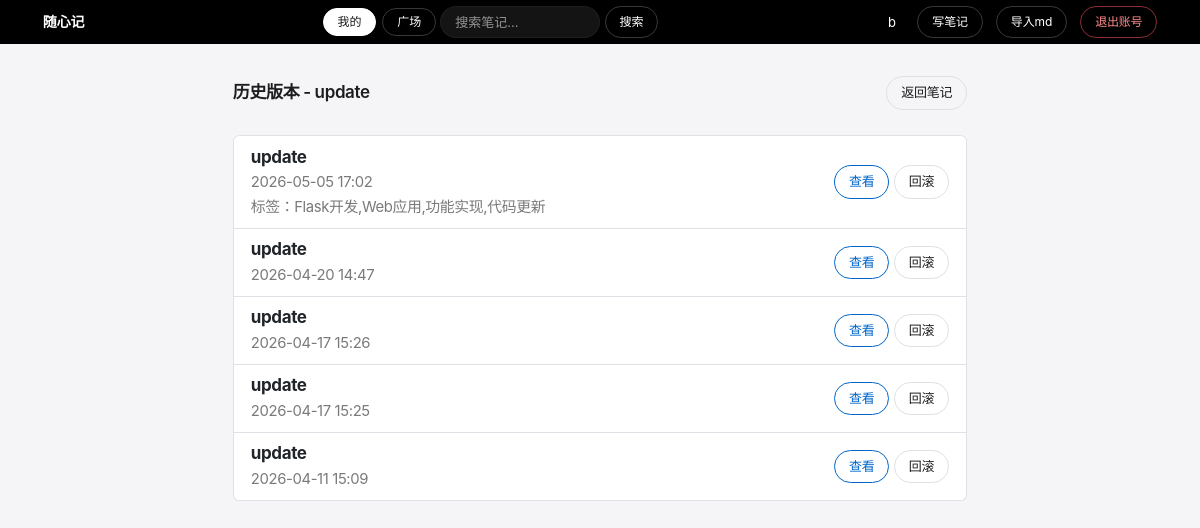
Page /notes/9/history (signed in) on the committed database.
### app.py (models this page shows)
class User(UserMixin, db.Model):
    id       = db.Column(db.Integer, primary_key=True)
    username = db.Column(db.String(80), unique=True, nullable=False)
    password = db.Column(db.String(200), nullable=False)
    notes    = db.relationship('Note', backref='author', lazy=True)
    comments = db.relationship('Comment', backref='author', lazy=True)

class Note(db.Model):
    id         = db.Column(db.Integer, primary_key=True)
    title      = db.Column(db.String(200), nullable=False)
    content    = db.Column(db.Text, nullable=False)
    created_at = db.Column(db.DateTime, default=datetime.utcnow)
    updated_at = db.Column(db.DateTime, default=datetime.utcnow)  # 手动在 edit 时刷新
    user_id    = db.Column(db.Integer, db.ForeignKey('user.id'), nullable=False)
    folder_id  = db.Column(db.Integer, db.ForeignKey('folder.id'), nullable=True)
    is_public  = db.Column(db.Boolean, default=False)
    is_deleted = db.Column(db.Boolean, default=False)
    deleted_at = db.Column(db.DateTime, nullable=True)
    tags       = db.relationship('Tag', secondary=note_tags, backref='notes')
    comments   = db.relationship('Comment', backref='note', lazy=True, order_by='Comment.created_at.desc()', cascade='all, delete-orphan')
    versions   = db.relationship('NoteVersion', backref='note', lazy=True, order_by='NoteVersion.created_at.desc()', cascade='all, delete-orphan')

class NoteVersion(db.Model):
    id            = db.Column(db.Integer, primary_key=True)
    note_id       = db.Column(db.Integer, db.ForeignKey('note.id'), nullable=False)
    title         = db.Column(db.String(200), nullable=False)
    content       = db.Column(db.Text, nullable=False)
    tags_snapshot = db.Column(db.Text, nullable=True)
    created_at    = db.Column(db.DateTime, default=datetime.utcnow)

### app.py (the view)
@app.route('/notes/<int:note_id>/history')
@login_required
def note_history(note_id):
    note = get_or_404(Note, note_id)
    versions = NoteVersion.query.filter_by(note_id=note_id).order_by(NoteVersion.created_at.desc()).all()
    return render_template('note_history.html', note=note, versions=versions)

### app.py (called while the page is built)
@app.template_filter('local_time')
def local_time(dt):
    if dt is None:
        return ''
    beijing = timezone(timedelta(hours=8))
    return dt.replace(tzinfo=timezone.utc).astimezone(beijing).strftime('%Y-%m-%d %H:%M')

def get_or_404(model, pk):
    obj = db.session.get(model, pk)
    if obj is None:
        from flask import abort
        abort(404)
    return obj

@login_manager.user_loader
def load_user(user_id):
    return db.session.get(User, int(user_id))

### templates/note_history.html (shortened to what this page needs)
{% extends 'base.html' %}
{% block content %}
<div class="row justify-content-center">
    <div class="col-md-8">
        <div class="d-flex justify-content-between align-items-center mb-4">
            <h5 class="mb-0">历史版本 - {{ note.title }}</h5>
            <a href="/notes/{{ note.id }}" class="btn btn-sm btn-outline-secondary">返回笔记</a>
        </div>
        {% if versions %}
        <div class="list-group">
            {% for v in versions %}
            <div class="list-group-item list-group-item-action d-flex justify-content-between align-items-center">
                <div>
                    <strong>{{ v.title }}</strong>
                    <br>
                    <small class="text-muted">{{ v.created_at | local_time }}</small>
                    {% if v.tags_snapshot %}
                    <br>
                    <small class="text-muted">标签：{{ v.tags_snapshot }}</small>
                    {% endif %}
                </div>
                <div class="d-flex gap-1">
                    <a href="/notes/{{ note.id }}/history/{{ v.id }}" class="btn btn-sm btn-outline-primary">查看</a>
                    <form method="POST" action="/notes/{{ note.id }}/history/{{ v.id }}/rollback"
                          data-confirm="回滚到此版本？当前内容将保存为新版本。">
                        <button type="submit" class="btn btn-sm btn-outline-warning">回滚</button>
                    </form>
                </div>
            </div>
            {% endfor %}
        </div>
        {% else %}
        <div class="card p-4 text-center text-muted">
            <p>暂无历史版本</p>
            <p class="small">编辑笔记后会自动保存历史版本</p>
        </div>
        {% endif %}
    </div>
</div>
{% endblock %}

### templates/base.html (shortened to what this page needs)
<!DOCTYPE html>
<html>
<head>
    <link href="https://cdn.jsdelivr.net/npm/bootstrap@5.3.0/dist/css/bootstrap.min.css" rel="stylesheet">
    <link rel="stylesheet" href="https://cdn.jsdelivr.net/npm/easymde/dist/easymde.min.css">
</head>
<body>
    <nav class="navbar navbar-dark mb-4">
        <div class="container">
            <a class="navbar-brand fw-bold" href="/">随心记</a>
            {% if current_user.is_authenticated %}
            <form class="d-flex align-items-center me-2" method="GET" action="/search" id="navSearchForm">
                <div class="btn-group btn-group-sm me-1" role="group">
                    <label class="btn btn-outline-light" for="nav-scope-mine">我的</label>
                    <label class="btn btn-outline-light" for="nav-scope-plaza">广场</label>
                </div>
                <input type="text" name="q" class="form-control form-control-sm me-1" placeholder="搜索笔记..."
                    style="width:160px">
                <button type="submit" class="btn btn-sm btn-outline-light">搜索</button>
            </form>
            <div>
                <a href="/profile" class="text-white text-decoration-none me-3">{{ current_user.username }}</a>
                <a href="/notes/new" class="btn btn-sm btn-outline-light me-2">写笔记</a>
                <form method="POST" action="/notes/import" enctype="multipart/form-data" class="d-inline">
                    <label class="btn btn-sm btn-outline-light me-2">
                        导入md
                    </label>
                </form>
                <a href="/logout" class="btn btn-sm btn-outline-danger" data-confirm="确定要退出账号吗？">退出账号</a>
            </div>
            {% endif %}
        </div>
    </nav>
    <div class="container">
        {% block content %}{% endblock %}
    </div>
</body>
</html>

### templates/base.html (style rules this page uses)
:root { --color-primary: #0066cc; --color-primary-focus: #0071e3; --color-primary-on-dark: #2997ff; --color-canvas: #ffffff; --color-canvas-parchment: #f5f5f7; --color-surface-pearl: #fafafc; --color-surface-black: #000000; --color-ink: #1d1d1f; --color-ink-muted-80: #333333; --color-ink-muted-48: #7a7a7a; --color-hairline: #e0e0e0; --color-divider-soft: #f0f0f0; --radius-sm: 8px; --radius-md: 11px; --radius-lg: 18px; --radius-pill: 9999px; --shadow-product: rgba(0, 0, 0, 0.22) 3px 5px 30px 0; }
html, body { background-color: var(--color-canvas-parchment); color: var(--color-ink); font-family: -apple-system, BlinkMacSystemFont, "SF Pro Text", "SF Pro Display", "Helvetica Neue", "PingFang SC", "Microsoft YaHei", system-ui, sans-serif; font-size: 17px; line-height: 1.47; letter-spacing: -0.374px; -webkit-font-smoothing: antialiased; -moz-osx-font-smoothing: grayscale; }
h1, h2, h3, h4, h5, h6 { color: var(--color-ink); font-weight: 600; letter-spacing: -0.374px; }
h5 { font-size: 17px; line-height: 1.24; }
a { color: var(--color-primary); text-decoration: none; transition: color .2s ease; }
.navbar { background-color: var(--color-surface-black) !important; min-height: 44px; padding: 0 16px; margin-bottom: 32px !important; }
.navbar .container { min-height: 44px; }
.navbar-brand { color: #fff !important; font-size: 14px !important; font-weight: 600 !important; letter-spacing: -0.12px; }
.navbar .text-white, .navbar a.text-white { font-size: 13px; letter-spacing: -0.12px; }
#navSearchForm .form-control { height: 32px; padding: 4px 14px; border-radius: var(--radius-pill); border: 1px solid rgba(255, 255, 255, 0.12); background-color: rgba(255, 255, 255, 0.08); color: #fff; font-size: 13px; }
#navSearchForm .form-control::placeholder { color: rgba(255, 255, 255, 0.55); }
.navbar .btn-outline-light { border-radius: var(--radius-pill); padding: 4px 14px; font-size: 12px; font-weight: 400; letter-spacing: -0.12px; border-color: rgba(255, 255, 255, 0.22); color: #fff; }
.navbar .btn-outline-danger { border-radius: var(--radius-pill); padding: 4px 14px; font-size: 12px; border-color: rgba(255, 85, 95, 0.55); color: #ff8a8a; }
.navbar .btn-group { gap: 6px; }
.navbar .btn-check + .btn-outline-light { border-radius: var(--radius-pill) !important; padding: 4px 14px; font-size: 12px; margin-left: 0 !important; border: 1px solid rgba(255, 255, 255, 0.22) !important; }
.navbar .btn-check:checked + .btn-outline-light { background-color: #fff; color: var(--color-ink); border-color: #fff !important; }
.btn { border-radius: var(--radius-pill); font-weight: 400; letter-spacing: -0.224px; transition: transform .15s ease, background-color .2s ease, border-color .2s ease, color .2s ease; }
.btn-outline-secondary { border: 1px solid var(--color-hairline); color: var(--color-ink); background-color: transparent; }
.btn-outline-primary { border: 1px solid var(--color-primary); color: var(--color-primary); background-color: transparent; }
.btn-outline-danger { border: 1px solid #c62828; color: #c62828; background-color: transparent; }
.btn-outline-success, .btn-outline-warning, .btn-outline-info { border: 1px solid var(--color-hairline); color: var(--color-ink); background-color: transparent; }
.btn-sm { padding: 6px 14px !important; font-size: 13px; letter-spacing: -0.224px; }
.form-control, .form-select { border: 1px solid var(--color-hairline); border-radius: var(--radius-md); padding: 10px 14px; font-size: 15px; color: var(--color-ink); background-color: var(--color-canvas); transition: border-color .2s ease, box-shadow .2s ease; }
.text-muted { color: var(--color-ink-muted-48) !important; }

### rows in the picture
User: username "b"
Note: title "update"
NoteVersion: title "update", created_at|local_time "2026-05-05 17:02", tags_snapshot "Flask开发,Web应用,功能实现,代码更新"
NoteVersion: title "update", created_at|local_time "2026-04-20 14:47"
NoteVersion: title "update", created_at|local_time "2026-04-17 15:26"
NoteVersion: title "update", created_at|local_time "2026-04-17 15:25"
NoteVersion: title "update", created_at|local_time "2026-04-11 15:09"
